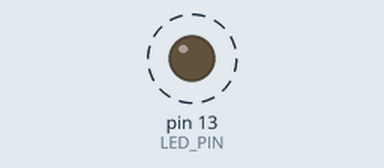
This sketch was run on a simulated Arduino Uno, built with avr-gcc and run on an emulated ATmega328P. Parts: output pins drawn as LEDs (lit = HIGH). Dashed ring = blinking. No radio packets arrive unless stated; what the sketch prints to the serial monitor is not drawn.

Above: at 0.5 s.
Timing chart, 0 to 3.0 s (numbered marks = the images above):
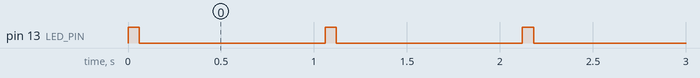

Measured:
- by itself, pin 13 (LED_PIN): alternates HIGH for 0.06 s and LOW for 1.0 s

The sketch:

transmitter.ino
```cpp
// transmitter.pde
//
// Simple example of how to use VirtualWire to transmit messages

#include <VirtualWire.h>

const int LED_PIN = 13;
const int TX_PIN = 11;


void setup()
{
    Serial.begin(9600);   // Debugging only
    Serial.println("setup");
    pinMode(LED_PIN, OUTPUT);
    // Initialise the IO and ISR
    //vw_set_tx_pin(1);
    vw_set_ptt_inverted(true); // Required for DR3100
    vw_setup(2000);      // Bits per sec

    pinMode(TX_PIN, OUTPUT);
}

int state = 0;

void loop()
{
  char msg[5];
  msg[0] = 'x';
  msg[1] = '/';
  msg[3] = '/';
  msg[4] = 'x';

  state = digitalRead(TX_PIN);

  Serial.println(state);

  if(state == 1){
    msg[2] = '1';
  }
  else{
    msg[2] = '0';
  }

  digitalWrite(LED_PIN, HIGH); // Flash a light to show transmitting
  vw_send((uint8_t *)msg, 5);
  vw_wait_tx(); // Wait until the whole message is gone
  digitalWrite(LED_PIN, LOW);
  delay(1000);
}
```
